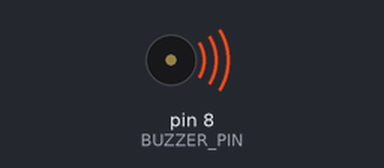
The sketch below on a simulated Arduino Uno, built with avr-gcc and run on an emulated ATmega328P. On the bench: buzzer (waves = sounding).

Above: at 0.1 s.
At 16.5 s:
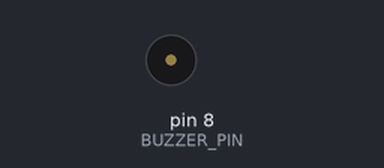
Timing chart, 0 to 18.0 s (numbered marks = the images above):
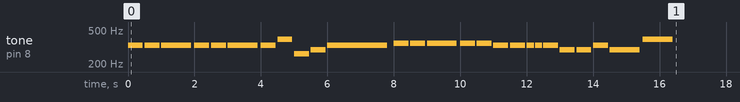

The sketch:

jingle-bells.ino
```cpp
const int BUZZER_PIN = 8;

const int melody[] = {
  330, 330, 330,
  330, 330, 330,
  330, 392, 262, 294, 330,
  349, 349, 349, 349,
  349, 330, 330, 330, 330,
  330, 294, 294, 330, 294, 392
};

const int beats[] = {
  4, 4, 2,
  4, 4, 2,
  4, 4, 4, 4, 1,
  4, 4, 2, 4,
  4, 4, 4, 8, 8,
  4, 4, 4, 4, 2, 2
};

const int TEMPO = 120;

void playSong() {
  const int wholeNote = (60000 * 4) / TEMPO;
  const int noteCount = sizeof(melody) / sizeof(melody[0]);

  for (int i = 0; i < noteCount; i++) {
    int duration = wholeNote / beats[i];
    tone(BUZZER_PIN, melody[i], duration * 0.9);
    delay(duration);
    noTone(BUZZER_PIN);
  }
}

void setup() {
  pinMode(BUZZER_PIN, OUTPUT);
  playSong();
}

void loop() {}
```
